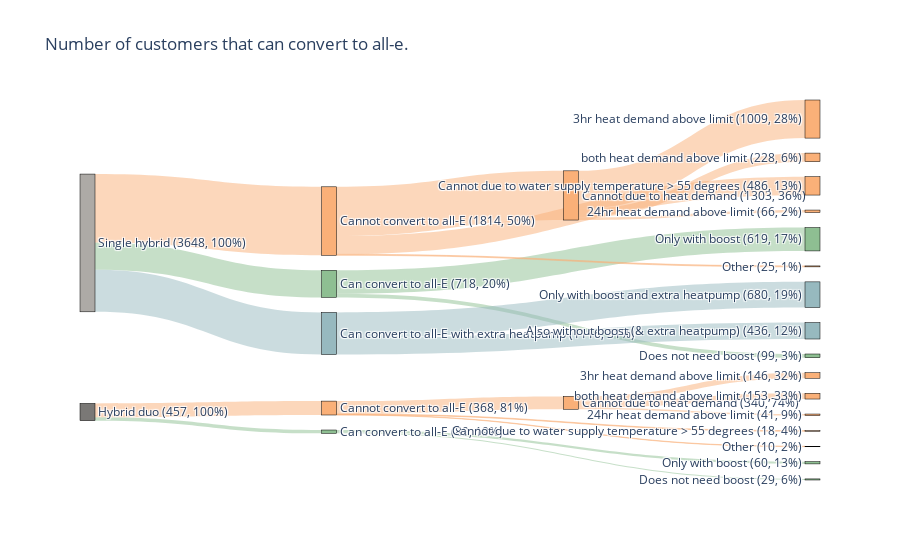

The cell this chart's notebook holds for it:
### Code cell
nodes = ['Single hybrid', # 0
          'Can convert to all-E', 'Can convert to all-E with extra heatpump', 'Cannot convert to all-E', # 1, 2, 3
            'Only with boost', 'Does not need boost', # 4, 5 (always from 2)
            'Only with boost and extra heatpump', 'Also without boost (& extra heatpump)', # 6, 7 (always from 3)
            'Cannot due to heat demand', 'Cannot due to water supply temperature > 55 degrees', 'Other', # 8, 9, 10 (always from 4)
            '24hr heat demand above limit', '3hr heat demand above limit', 'both heat demand above limit', # 11, 12, 13
        'Hybrid duo', #  14
          'Can convert to all-E', 'Cannot convert to all-E', # 15, 16
            'Only with boost', 'Does not need boost', # 17, 18
            'Cannot due to heat demand', 'Cannot due to water supply temperature > 55 degrees', 'Other', # 19, 20, 21 (always from 4)
            '24hr heat demand above limit', '3hr heat demand above limit', 'both heat demand above limit', # 22, 23, 24
        ]

# Node colors (one for each node)
node_colors = ['#ADAAA6',
               # 4kw nodes
               '#8EBF92', '#97B9BF', '#FAB078',
               '#8EBF92', '#8EBF92',
               '#97B9BF', '#97B9BF',
               '#FAB078', '#FAB078', '#FAB078',
               '#FAB078', '#FAB078', '#FAB078',
               # 8kw nodes
               '#7A7876',
               '#8EBF92', '#FAB078',
               '#8EBF92', '#8EBF92',
               '#FAB078', '#FAB078', '#FAB078',
               '#FAB078', '#FAB078', '#FAB078',
               ]

sources = [0, 0, 0, # from 4kw
          1, 1, # from can convert to all-E
          2, 2, # from can convert to all-E with extra heatpump
          3, 3, 3,# from cannot convert to all-E
          8, 8, 8,# heat demand above limit 24hr / 3hr

          14, 14, # from 8kw
          15, 15,
          16, 16, 16,
          19, 19, 19] 

targets = [#4kw
          1, 2, 3,
          4, 5,
          6, 7,
          8, 9, 10,
          11, 12, 13,
          #8 kw
          15, 16,
          17, 18,
          19, 20, 21,
          22, 23, 24]

values = [ # from 4kw
          n_4kw_p, n_4kw_m, n_4kw_np, # lines from 4kw
          n_4kw_p_wB, n_4kw_p_nB, # lines for 4 and 8 that can convert
          n_4kw_m_wB, n_4kw_m_nB, # lines that can only convert with extra heat pump
          n_4kw_np_Q, n_4kw_np_T, n_4kw_np_O,  # lines that cannot convert
          n_4kw_np_Q24, n_4kw_np_Q3, n_4kw_np_Qboth,

          n_8kw_p, n_8kw_np, # lines from 8kw
          n_8kw_p_wB, n_8kw_p_nB,
          n_8kw_np_Q, n_8kw_np_T, n_8kw_np_O,
          n_8kw_np_Q24, n_8kw_np_Q3, n_8kw_np_Qboth
]

link_colors = ['#8EBF92', '#97B9BF', '#FAB078',
               '#8EBF92', '#8EBF92', 
                '#97B9BF', '#97B9BF',
                '#FAB078', '#FAB078', '#FAB078', 
                '#FAB078', '#FAB078', '#FAB078', 

                '#8EBF92', '#FAB078',
                '#8EBF92', '#8EBF92',
                '#FAB078', '#FAB078', '#FAB078',
                '#FAB078', '#FAB078', '#FAB078',

]

# Define link opacity
link_opacity = 0.5  # Set this to your preferred opacity level (0 to 1)

# Function to convert hex to rgba
def hex_to_rgba(hex, opacity=1.0):
    hex = hex.lstrip('#')
    hlen = len(hex)
    return f"rgba({int(hex[0:2], 16)}, {int(hex[2:4], 16)}, {int(hex[4:6], 16)}, {opacity})"

# Link colors using RGBA with lower opacity (one for each link)
link_colors = [hex_to_rgba(x, link_opacity) for x in link_colors]

# Calculate the sum of the flow at each node (same as before)
incoming_flow = [0] * len(nodes)
outgoing_flow = [0] * len(nodes)
for i, value in enumerate(values):
    outgoing_flow[sources[i]] += value
    incoming_flow[targets[i]] += value

# Create labels with sum of flows (same as before)
labels_with_flows_4kw = [f'''{node} ({max(incoming_flow[i], outgoing_flow[i])}, {round(max(incoming_flow[i], outgoing_flow[i])/len(df_merged[df_merged["nhps"].isin([1])])*100)}%)''' for i, node in enumerate(nodes[:14])]

labels_with_flows_8k = [f'''{node} ({max(incoming_flow[i+14], outgoing_flow[i+14])}, {round(max(incoming_flow[i+14], outgoing_flow[i+14])/len(df_merged[df_merged["nhps"].isin([2])])*100)}%)''' for i, node in enumerate(nodes[14:])]

labels_with_flows = [*labels_with_flows_4kw, *labels_with_flows_8k]


# plot sankey
fig = go.Figure(data=[go.Sankey(
    node=dict(
      pad=15,
      thickness=15,
      line=dict(color="black", width=0.5),
      label=labels_with_flows,
      color=node_colors  # Set the node color or use a list to specify each node's color
    ),
    link=dict(
      source=sources,
      target=targets,
      value=values,
      color=link_colors  # Set the link color or use a list to specify each link's color
))])

# Step 3: Customize the layout
fig.update_layout(title_text="Number of customers that can convert to all-e.",
                  font_size=12)

# Step 4: Display the diagram
fig.show()

### Figure 1 — Plotly figure (JSON) as saved in the notebook; plotly's stock layout.template omitted (floating-point values rounded to 4 significant figures)
{"data": [{"link": {"color": ["rgba(142, 191, 146, 0.5)", "rgba(151, 185, 191, 0.5)", "rgba(250, 176, 120, 0.5)", "rgba(142, 191, 146, 0.5)", "rgba(142, 191, 146, 0.5)", "rgba(151, 185, 191, 0.5)", "rgba(151, 185, 191, 0.5)", "rgba(250, 176, 120, 0.5)", "rgba(250, 176, 120, 0.5)", "rgba(250, 176, 120, 0.5)", "rgba(250, 176, 120, 0.5)", "rgba(250, 176, 120, 0.5)", "rgba(250, 176, 120, 0.5)", "rgba(142, 191, 146, 0.5)", "rgba(250, 176, 120, 0.5)", "rgba(142, 191, 146, 0.5)", "rgba(142, 191, 146, 0.5)", "rgba(250, 176, 120, 0.5)", "rgba(250, 176, 120, 0.5)", "rgba(250, 176, 120, 0.5)", "rgba(250, 176, 120, 0.5)", "rgba(250, 176, 120, 0.5)", "rgba(250, 176, 120, 0.5)"], "source": [0, 0, 0, 1, 1, 2, 2, 3, 3, 3, 8, 8, 8, 14, 14, 15, 15, 16, 16, 16, 19, 19, 19], "target": [1, 2, 3, 4, 5, 6, 7, 8, 9, 10, 11, 12, 13, 15, 16, 17, 18, 19, 20, 21, 22, 23, 24], "value": [718, 1116, 1814, 619, 99, 680, 436, 1303, 486, 25, 66, 1009, 228, 89, 368, 60, 29, 340, 18, 10, 41, 146, 153]}, "node": {"color": ["#ADAAA6", "#8EBF92", "#97B9BF", "#FAB078", "#8EBF92", "#8EBF92", "#97B9BF", "#97B9BF", "#FAB078", "#FAB078", "#FAB078", "#FAB078", "#FAB078", "#FAB078", "#7A7876", "#8EBF92", "#FAB078", "#8EBF92", "#8EBF92", "#FAB078", "#FAB078", "#FAB078", "#FAB078", "#FAB078", "#FAB078"], "label": ["Single hybrid (3648, 100%)", "Can convert to all-E (718, 20%)", "Can convert to all-E with extra heatpump (1116, 31%)", "Cannot convert to all-E (1814, 50%)", "Only with boost (619, 17%)", "Does not need boost (99, 3%)", "Only with boost and extra heatpump (680, 19%)", "Also without boost (& extra heatpump) (436, 12%)", "Cannot due to heat demand (1303, 36%)", "Cannot due to water supply temperature > 55 degrees (486, 13%)", "Other (25, 1%)", "24hr heat demand above limit (66, 2%)", "3hr heat demand above limit (1009, 28%)", "both heat demand above limit (228, 6%)", "Hybrid duo (457, 100%)", "Can convert to all-E (89, 19%)", "Cannot convert to all-E (368, 81%)", "Only with boost (60, 13%)", "Does not need boost (29, 6%)", "Cannot due to heat demand (340, 74%)", "Cannot due to water supply temperature > 55 degrees (18, 4%)", "Other (10, 2%)", "24hr heat demand above limit (41, 9%)", "3hr heat demand above limit (146, 32%)", "both heat demand above limit (153, 33%)"], "line": {"color": "black", "width": 0.5}, "pad": 15, "thickness": 15}, "type": "sankey"}], "layout": {"font": {"size": 12}, "title": {"text": "Number of customers that can convert to all-e."}}}
